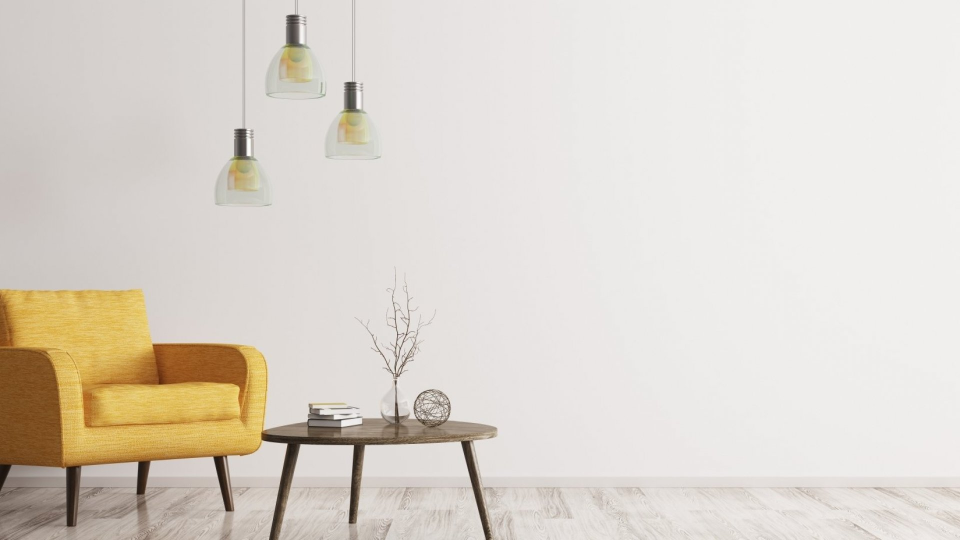
#> input picture data/image.jpg, 1920 x 1080 px (shown at 1/2 size)
$ python -i segmentation.py   (imports and definitions only)
#> lines starting #> are read from the running program, lines starting #| are printed output that depends on the picture
#> further down, picture is the input picture: shape (1080, 1920, 3); mean B, G, R 205, 214, 220.8
### scripts/utils.py
import cv2 as cv

def resize(image, width=512, height=512):
    image = cv.resize(image, (width, height))
    return image

### scripts/segmentation.py
import cv2 as cv

from .utils import resize

def applyCannyEdgeDetection(image, minVal=25, maxVal=60):
    # Convert image to gray scale
#> called with minVal = 25, maxVal = 60
    gray = cv.cvtColor(image, cv.COLOR_BGR2GRAY)
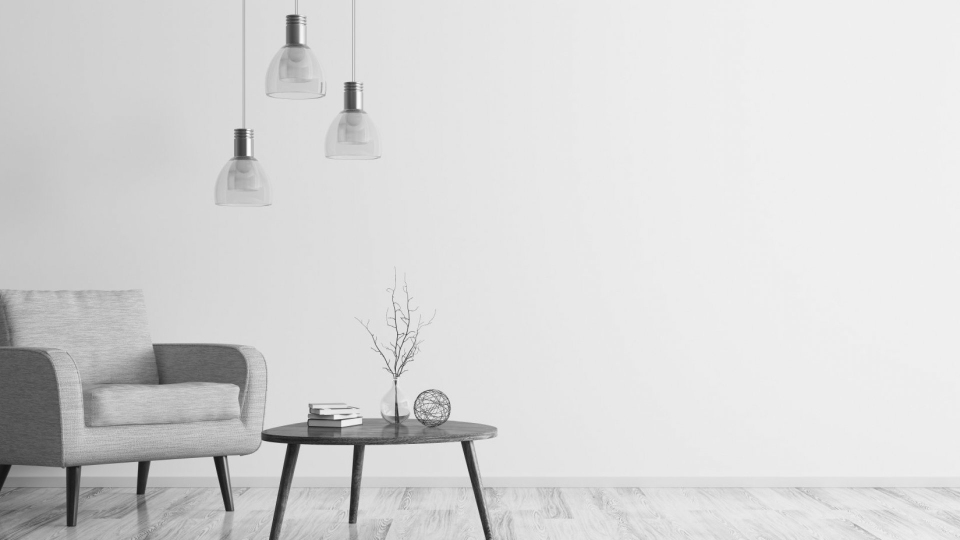
#> gray: shape (1080, 1920) (shown at 1/2 size); min 17, max 255, mean 214.9

    # Apply canny edge detection
    edges = cv.Canny(gray, minVal, maxVal)
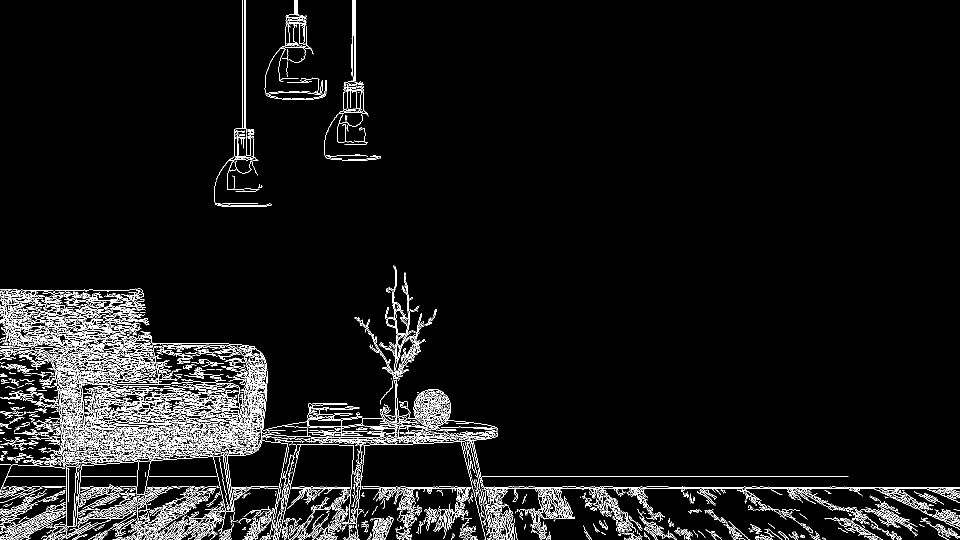
#> edges: shape (1080, 1920) (shown at 1/2 size); 5.2% white in thin lines or dots
#> in resize, `image = cv.resize(image, (width, height))`:
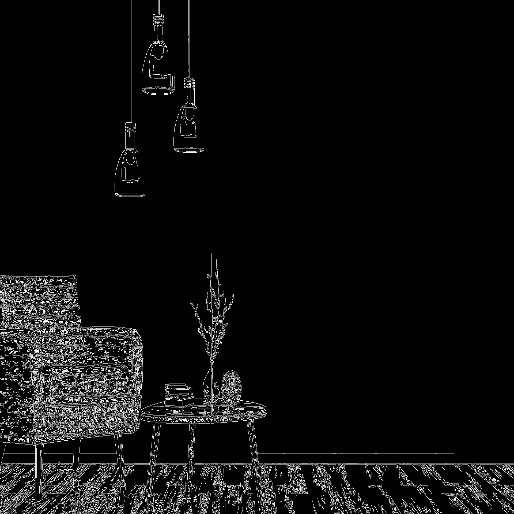
#> image: shape (514, 514); min 0, max 255, mean 13.1

    return edges

def applyFloodFill(image, mask):
    # Apply Threshold
    ret,flooded = cv.threshold(image, 5, 5, cv.THRESH_BINARY)

    # Apply FloodFill
#> (the run stopped early here; a loop or call above may not have finished)
